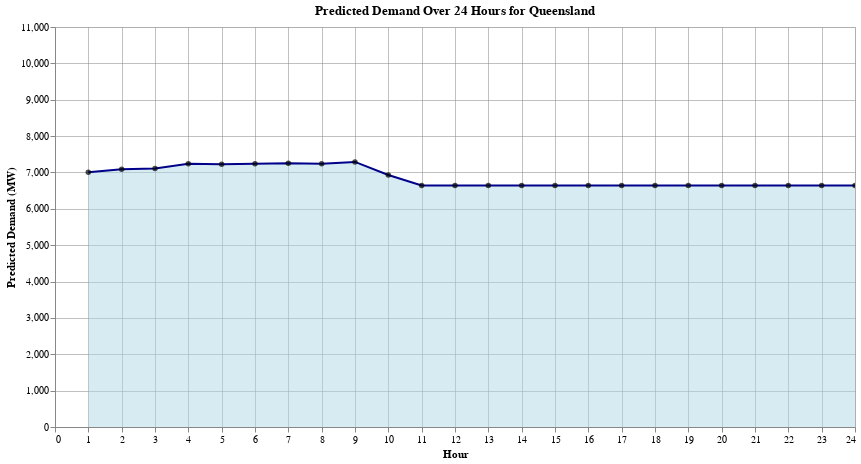

Notebook cell for this chart:
### Markdown cell above
### III. Predictions for Queensland

### Code cell
# Weather-related features for prediction

# in mm (IQR: 0.2mm-0mm)
Precipitation = 0

# as a percentage % (IQR: 79%-52%)
RelativeHumidity = 50

# in degrees C (IQR: 23°C-15°C)
AirTemperature = 25

# in degrees C (IQR: 17°C-10°C)
WetBulbTemperature = 19

# in degrees C (IQR: 15°C-6°C)
DewTemperature = 10

# in hPa (hectopascals) (IQR: 1021 hPa-1012 hPa)
SeaPressure = 1025

# in hPa (hectopascals) (IQR: 1018 hPa-1008 hPa)
StationPressure = 1000

# Seasoanl and Temporal related features for prediction
Month = 1
Day = 23
Hour = 13
DayOfYear = 23

# Season encoded in to 4 categories 
# Summer from December to February, Autumn from March to May, Winter from June to August, and Spring from September to November 
Season_Autumn = 0
Season_Spring = 0
Season_Summer = 1
Season_Winter = 0

# Time of the day encoded in to 4 categories. 
# The times of the day are categorized as Morning (05–12), Afternoon (12–17), Evening (17–21), and Night (21–05) in 24-hour time
TimeOfDay_Afternoon = 1
TimeOfDay_Evening = 0
TimeOfDay_Morning = 0
TimeOfDay_Night = 0

# If the corresponding day is a weekend:IsWeekend_False= 0, IsWeekend_True = 1
# If the corresponding day is a weekday:IsWeekend_False= 1, IsWeekend_True = 0
IsWeekend_False = 1
IsWeekend_True = 0

qld_predicted_demand_df = predict_demand_for_region(Precipitation, RelativeHumidity, AirTemperature, WetBulbTemperature, DewTemperature,
                                                    SeaPressure, StationPressure, Month, Day, DayOfYear, Hour,
                                                    Season_Autumn, Season_Spring, Season_Summer, Season_Winter,
                                                    TimeOfDay_Afternoon, TimeOfDay_Evening, TimeOfDay_Morning, TimeOfDay_Night,
                                                    IsWeekend_False, IsWeekend_True, qld_model)

qld_interactive_plot = create_interactive_demand_plot(qld_predicted_demand_df, 'Queensland')
qld_interactive_plot.save('qld_interactive_plot.html',embed_options={'render':'svg','actions':False})
qld_interactive_plot

### Figure 1 — Vega-Lite specification as saved in the notebook (floating-point values rounded to 4 significant figures)
{"config": {"view": {"continuousWidth": 300, "continuousHeight": 300}}, "layer": [{"mark": {"type": "area", "color": "lightblue", "line": {"color": "darkblue"}, "opacity": 0.5}, "encoding": {"tooltip": [{"field": "Hour", "type": "quantitative"}, {"field": "Predicted Demand", "format": ".3f", "title": "Predicted Demand (MW)", "type": "quantitative"}, {"field": "Cumulative Demand", "format": ".3f", "title": "Predicted Total Demand (MW)", "type": "quantitative"}, {"field": "Average Hourly Demand", "format": ".3f", "title": "Predicted Average Demand per Hour (MW)", "type": "quantitative"}], "x": {"axis": {"grid": true, "gridColor": "gray", "gridWidth": 0.5, "title": "Hour"}, "field": "Hour", "scale": {"domain": [0, 24]}, "type": "quantitative"}, "y": {"axis": {"grid": true, "gridColor": "gray", "gridWidth": 0.5, "title": "Predicted Demand (MW)"}, "field": "Predicted Demand", "scale": {"domain": [0, 11000]}, "type": "quantitative"}}, "name": "view_1", "title": "Predicted Demand Over 24 Hours for Queensland"}, {"mark": {"type": "circle", "color": "black"}, "encoding": {"tooltip": [{"field": "Hour", "type": "quantitative"}, {"field": "Predicted Demand", "format": ".3f", "title": "Predicted Demand (MW)", "type": "quantitative"}, {"field": "Cumulative Demand", "format": ".3f", "title": "Total Predicted Demand (MW)", "type": "quantitative"}, {"field": "Average Hourly Demand", "format": ".3f", "title": "Average Hourly Demand (MW)", "type": "quantitative"}], "x": {"field": "Hour", "type": "quantitative"}, "y": {"field": "Predicted Demand", "type": "quantitative"}}, "title": "Predicted Demand Over 24 Hours for Queensland"}], "data": {"name": "data-4fee3b5ec2ca275eb17cfa89fab5afc5"}, "height": 400, "params": [{"name": "param_1", "select": {"type": "interval", "encodings": ["x", "y"]}, "bind": "scales", "views": ["view_1"]}], "width": 800, "$schema": "https://vega.github.io/schema/vega-lite/v5.17.0.json", "datasets": {"data-4fee3b5ec2ca275eb17cfa89fab5afc5": [{"Hour": 1, "Predicted Demand": 7006.0, "Cumulative Demand": 7006.0, "Average Hourly Demand": 7006.0}, {"Hour": 2, "Predicted Demand": 7087.0, "Cumulative Demand": 14090.0, "Average Hourly Demand": 7046.0}, {"Hour": 3, "Predicted Demand": 7110.0, "Cumulative Demand": 21200.0, "Average Hourly Demand": 7068.0}, {"Hour": 4, "Predicted Demand": 7237.0, "Cumulative Demand": 28440.0, "Average Hourly Demand": 7110.0}, {"Hour": 5, "Predicted Demand": 7228.0, "Cumulative Demand": 35670.0, "Average Hourly Demand": 7133.0}, {"Hour": 6, "Predicted Demand": 7239.0, "Cumulative Demand": 42910.0, "Average Hourly Demand": 7151.0}, {"Hour": 7, "Predicted Demand": 7255.0, "Cumulative Demand": 50160.0, "Average Hourly Demand": 7166.0}, {"Hour": 8, "Predicted Demand": 7237.0, "Cumulative Demand": 57400.0, "Average Hourly Demand": 7175.0}, {"Hour": 9, "Predicted Demand": 7289.0, "Cumulative Demand": 64690.0, "Average Hourly Demand": 7188.0}, {"Hour": 10, "Predicted Demand": 6930.0, "Cumulative Demand": 71620.0, "Average Hourly Demand": 7162.0}, {"Hour": 11, "Predicted Demand": 6644.0, "Cumulative Demand": 78260.0, "Average Hourly Demand": 7115.0}, {"Hour": 12, "Predicted Demand": 6644.0, "Cumulative Demand": 84910.0, "Average Hourly Demand": 7075.0}, {"Hour": 13, "Predicted Demand": 6644.0, "Cumulative Demand": 91550.0, "Average Hourly Demand": 7042.0}, {"Hour": 14, "Predicted Demand": 6644.0, "Cumulative Demand": 98190.0, "Average Hourly Demand": 7014.0}, {"Hour": 15, "Predicted Demand": 6644.0, "Cumulative Demand": 104800.0, "Average Hourly Demand": 6989.0}, {"Hour": 16, "Predicted Demand": 6644.0, "Cumulative Demand": 111500.0, "Average Hourly Demand": 6967.0}, {"Hour": 17, "Predicted Demand": 6644.0, "Cumulative Demand": 118100.0, "Average Hourly Demand": 6948.0}, {"Hour": 18, "Predicted Demand": 6644.0, "Cumulative Demand": 124800.0, "Average Hourly Demand": 6932.0}, {"Hour": 19, "Predicted Demand": 6644.0, "Cumulative Demand": 131400.0, "Average Hourly Demand": 6916.0}, {"Hour": 20, "Predicted Demand": 6644.0, "Cumulative Demand": 138100.0, "Average Hourly Demand": 6903.0}, {"Hour": 21, "Predicted Demand": 6644.0, "Cumulative Demand": 144700.0, "Average Hourly Demand": 6890.0}, {"Hour": 22, "Predicted Demand": 6644.0, "Cumulative Demand": 151300.0, "Average Hourly Demand": 6879.0}, {"Hour": 23, "Predicted Demand": 6644.0, "Cumulative Demand": 158000.0, "Average Hourly Demand": 6869.0}, {"Hour": 24, "Predicted Demand": 6644.0, "Cumulative Demand": 164600.0, "Average Hourly Demand": 6860.0}]}}
